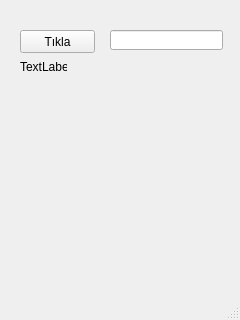
<?xml version="1.0" encoding="UTF-8"?>
<ui version="4.0">
 <class>MainWindow</class>
 <widget class="QMainWindow" name="MainWindow">
  <property name="geometry">
   <rect>
    <x>0</x>
    <y>0</y>
    <width>240</width>
    <height>320</height>
   </rect>
  </property>
  <property name="windowTitle">
   <string>MainWindow</string>
  </property>
  <widget class="QWidget" name="centralwidget">
   <widget class="QPushButton" name="button1">
    <property name="geometry">
     <rect>
      <x>20</x>
      <y>30</y>
      <width>75</width>
      <height>23</height>
     </rect>
    </property>
    <property name="text">
     <string>Tıkla</string>
    </property>
   </widget>
   <widget class="QLabel" name="lblMesaj">
    <property name="geometry">
     <rect>
      <x>20</x>
      <y>60</y>
      <width>47</width>
      <height>13</height>
     </rect>
    </property>
    <property name="text">
     <string>TextLabel</string>
    </property>
   </widget>
   <widget class="QLineEdit" name="txtMesaj">
    <property name="geometry">
     <rect>
      <x>110</x>
      <y>30</y>
      <width>113</width>
      <height>20</height>
     </rect>
    </property>
   </widget>
  </widget>
  <widget class="QMenuBar" name="menubar">
   <property name="geometry">
    <rect>
     <x>0</x>
     <y>0</y>
     <width>240</width>
     <height>18</height>
    </rect>
   </property>
  </widget>
  <widget class="QStatusBar" name="statusbar"/>
 </widget>
 <resources/>
 <connections/>
</ui>
